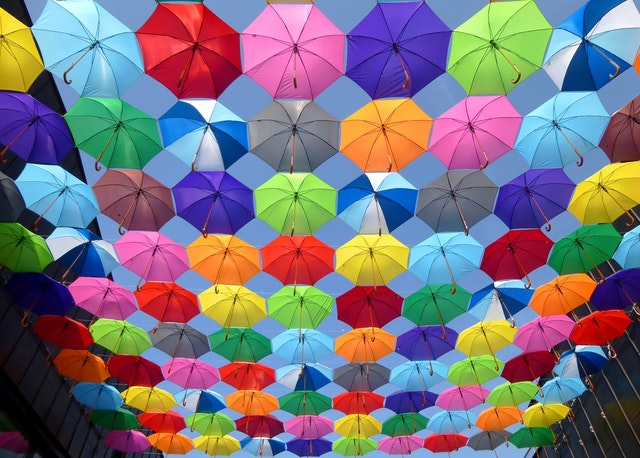
#> input picture OpenCV/workshop_1/resources/pexels_umbrellas.jpg, 640 x 458 px, found by its file name
$ python L18_isolate_color.py
#> lines starting #> are read from the running program, lines starting #| are printed output that depends on the picture; after the words box and inside, x2 and y2 are one past the last pixel; in counts of white or black regions, pixels touching at a corner belong together
### OpenCV/workshop_1/joining_images.py
"""
Author: Murtaza's Workshope
Format: Daniel López
"""

import cv2
import numpy as np


def stackImages(scale, imgArray):
    """
    A function that groups an image in a horizontal or vertical stacks
    The images can be a modified image stacked according the function, for
    example, [originalImage, grayImage, edgesImage]

    scale --> A float number to indicate the scale transformation
    imgArray --> The image read as a cv2 object in a matrix order
                 ([img,img],[img,img]) or ([img,img,img])

    return ver
    """
    rows = len(imgArray)
    cols = len(imgArray[0])
    rowsAvailable = isinstance(imgArray[0], list)
    width = imgArray[0][0].shape[1]
    height = imgArray[0][0].shape[0]

    if rowsAvailable:
        for x in range(0, rows):
            for y in range(0, cols):
                if imgArray[x][y].shape[:2] == imgArray[0][0].shape[:2]:
                    imgArray[x][y] = cv2.resize(
                        imgArray[x][y], (0, 0), None, scale, scale
                    )
                else:
                    imgArray[x][y] = cv2.resize(
                        imgArray[x][y],
                        (imgArray[0][0].shape[1], imgArray[0][0].shape[0]),
                        None,
                        scale,
                        scale,
                    )
                if len(imgArray[x][y].shape) == 2:
                    imgArray[x][y] = cv2.cvtColor(
                        imgArray[x][y], cv2.COLOR_GRAY2BGR
                        )
        imageBlank = np.zeros((height, width, 3), np.uint8)
        hor = [imageBlank] * rows
        hor_con = [imageBlank] * rows
        for x in range(0, rows):
            hor[x] = np.hstack(imgArray[x])
        ver = np.vstack(hor)
    else:
        for x in range(0, rows):
            if imgArray[x].shape[:2] == imgArray[0].shape[:2]:
                imgArray[x] = cv2.resize(
                    imgArray[x], (0, 0), None, scale, scale
                    )
            else:
                imgArray[x] = cv2.resize(
                    imgArray[x],
                    (imgArray[0].shape[1], imgArray[0].shape[0]),
                    None,
                    scale,
                    scale,
                )
            if len(imgArray[x].shape) == 2:
                imgArray[x] = cv2.cvtColor(imgArray[x], cv2.COLOR_GRAY2BGR)
        hor = np.hstack(imgArray)
        ver = hor
    return ver

### OpenCV/workshop_1/path_helps.py
"""
Author: Daniel Lopez
"""

import os


# [15 lines left out: function get_path, not called in this run]


def get_path(file_name, additional_dir):
    """
    Obtain all the path linked to the file, relative to workshop.
    This works when you are opening the file with VS Code from the path of
    the git clone, in this case, 'Python_TopicsAndExamples'.

    file_name --> Name of the file you want to access (read/write).
    additional_dir --> Includes the specific directory from the file.

    return file_path --> The complete path from 'Python_TopicsAndExamples'
    """
    file_path = os.getcwd()
    file_path = os.path.join(file_path, "OpenCV")
    file_path = os.path.join(file_path, "workshop_1")
    file_path = os.path.join(file_path, additional_dir)
    file_path = os.path.join(file_path, file_name)
    return file_path


# [17 lines left out: function get_path_dir, not called in this run]

### OpenCV/workshop_1/L18_isolate_color.py
"""
Author: Daniel Lopez
Info from: Murtaza's Work - Robotics and AI
--> https://youtu.be/WQeoO7MI0Bs?list=PLxYZ6JuFZuoZPUEUtcUL0YoAYRvnNLAG5
"""

import cv2
import numpy as np
from path_helps import get_path
from joining_images import stackImages


def empty(a):
    pass


def main():
    # Obtain path of the image
    my_img = "pexels_umbrellas.jpg"
    folder = "resources"
    file_path = get_path(my_img, folder)

    # Creating trackbars, with a base color filter
    window_h = 640
    window_w = 260
    cv2.namedWindow("TrackBars")
    cv2.resizeWindow("TrackBars", window_w, window_h)
    cv2.createTrackbar("Hue_Min", "TrackBars", 0, 179, empty)
    cv2.createTrackbar("Hue_Max", "TrackBars", 19, 179, empty)
    cv2.createTrackbar("Sat_Min", "TrackBars", 110, 255, empty)
    cv2.createTrackbar("Sat_Max", "TrackBars", 245, 255, empty)
    cv2.createTrackbar("Val_Min", "TrackBars", 153, 255, empty)
    cv2.createTrackbar("Val_Max", "TrackBars", 255, 255, empty)

    # Main loop for the color isolation
    while True:
        # Obtain info from the trackbars
        hue_min = cv2.getTrackbarPos("Hue_Min", "TrackBars")
        hue_max = cv2.getTrackbarPos("Hue_Max", "TrackBars")
        sat_min = cv2.getTrackbarPos("Sat_Min", "TrackBars")
        sat_max = cv2.getTrackbarPos("Sat_Max", "TrackBars")
        val_min = cv2.getTrackbarPos("Val_Min", "TrackBars")
        val_max = cv2.getTrackbarPos("Val_Max", "TrackBars")

        # Read image with cv2 and convertion to HSV
        image = cv2.imread(file_path)
#> image is the input picture: shape (458, 640, 3); mean B, G, R 125.9, 115.3, 123.7
        imgHSV = cv2.cvtColor(image, cv2.COLOR_BGR2HSV)
#> imgHSV: shape (458, 640, 3); mean H, S, V 99.4, 148.9, 174.1

        # Generating a mask
        lower = np.array([hue_min, sat_min, val_min])
        upper = np.array([hue_max, sat_max, val_max])
        mask = cv2.inRange(imgHSV, lower, upper)
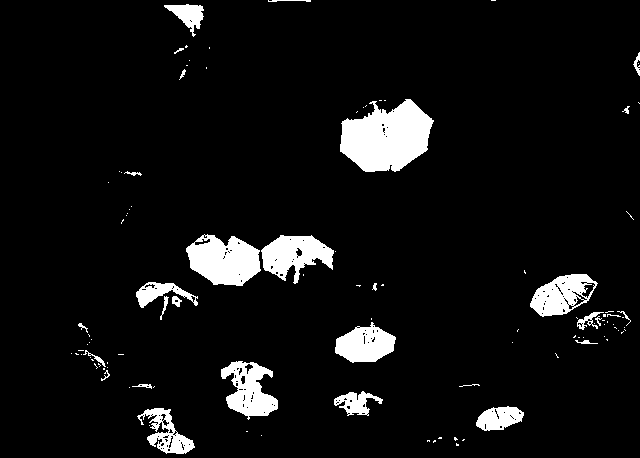
#> mask: shape (458, 640); 6.7% white; 107 white regions (78 under 20 px), largest, box (x1, y1, x2, y2) and area: (340, 99, 434, 172) 4716, (186, 234, 261, 286) 2728, (261, 235, 334, 284) 2043

        # Isolating the color, using and for pixels present in both images
        imgIso = cv2.bitwise_and(image, image, mask=mask)
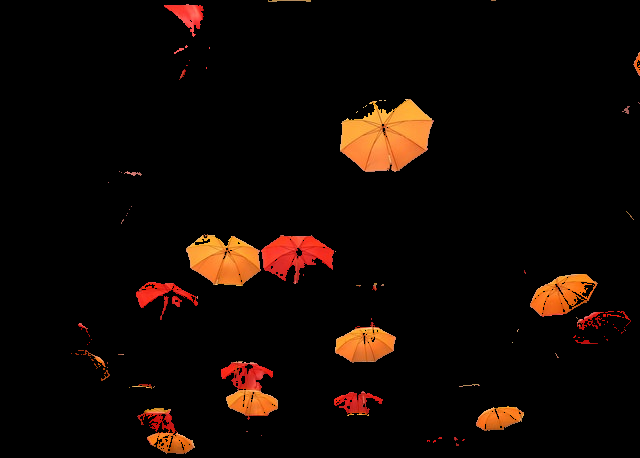
#> imgIso: shape (458, 640, 3); mean B, G, R 3.1, 7.2, 15.7

        # Display image
        final_image = stackImages(1.0, [image, imgIso])
#> in stackImages, `rows = len(imgArray)`: rows = 2
#> in stackImages, `cols = len(imgArray[0])`: cols = 458
#> in stackImages, `rowsAvailable = isinstance(imgArray[0], list)`: rowsAvailable = False
#> after the loop in stackImages, `for x in range(0, rows):`: imgArray = 2 items
#> in stackImages, `hor = np.hstack(imgArray)`:
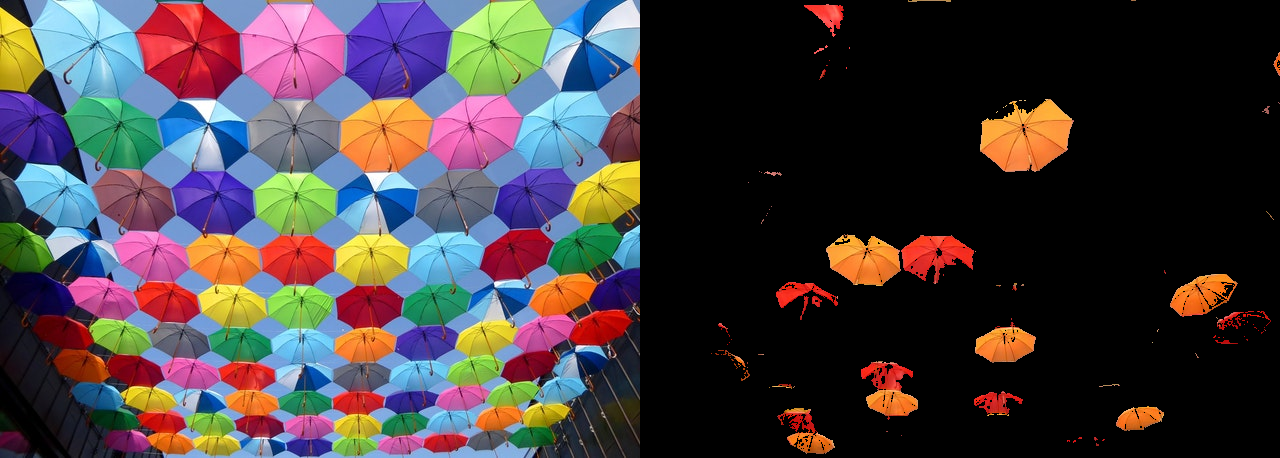
#> hor: shape (458, 1280, 3); mean of channels 0, 1, 2 64.5, 61.3, 69.7; drawn as B, G, R
        cv2.imshow("Color_Isolation", final_image)
        cv2.waitKey(1)


if __name__ == "__main__":
    main()

$ run again, with OpenCV/workshop_1/resources/pexels_man.jpg copied over OpenCV/workshop_1/resources/pexels_umbrellas.jpg
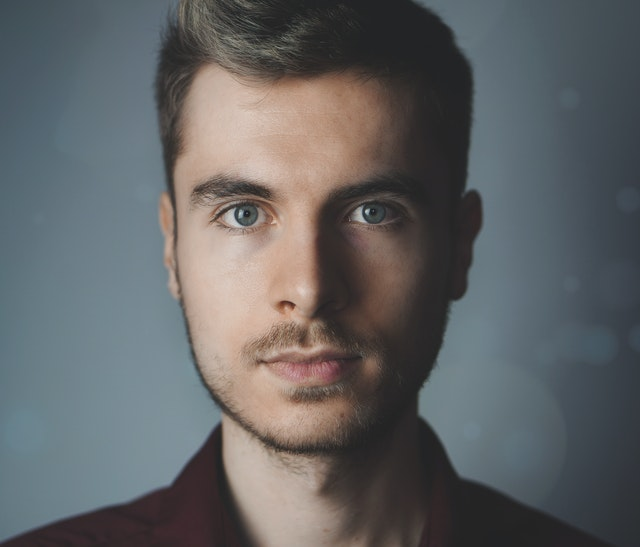
#> input picture OpenCV/workshop_1/resources/pexels_man.jpg, 640 x 547 px, found by its file name
#> in main, image is the input picture: shape (547, 640, 3); mean B, G, R 100.3, 99.1, 97.7
#> imgHSV: shape (547, 640, 3); mean H, S, V 72.3, 48.3, 110.2
#> in main, `mask = cv2.inRange(imgHSV, lower, upper)`:
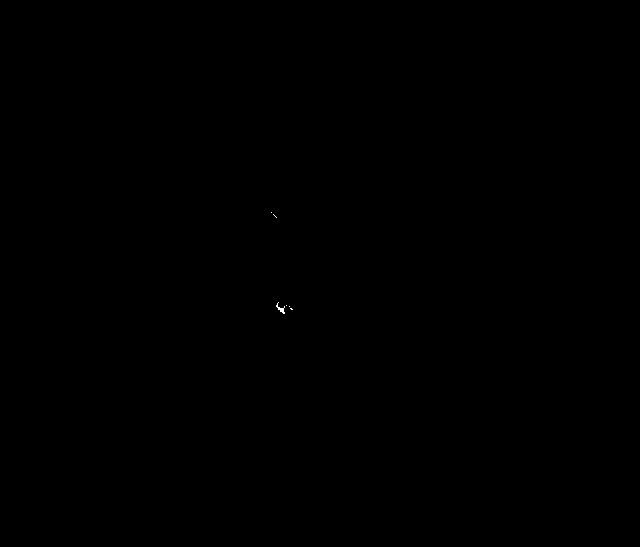
#> mask: shape (547, 640); 0.01% white in thin lines or dots, all inside (x1, y1, x2, y2) = (271, 212, 293, 314)
#> rows = 2
#> cols = 547
#> rowsAvailable = False
#> after the loop in stackImages, `for x in range(0, rows):`: imgArray = 2 items
#> in stackImages, `hor = np.hstack(imgArray)`:
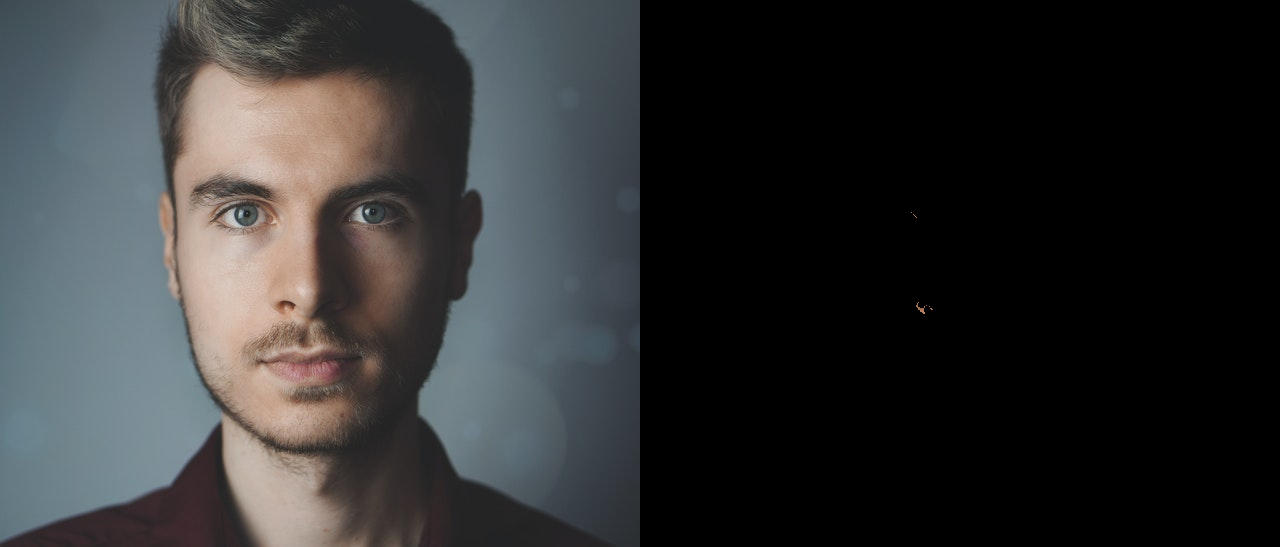
#> hor: shape (547, 1280, 3); mean of channels 0, 1, 2 50.2, 49.6, 48.9; drawn as B, G, R
